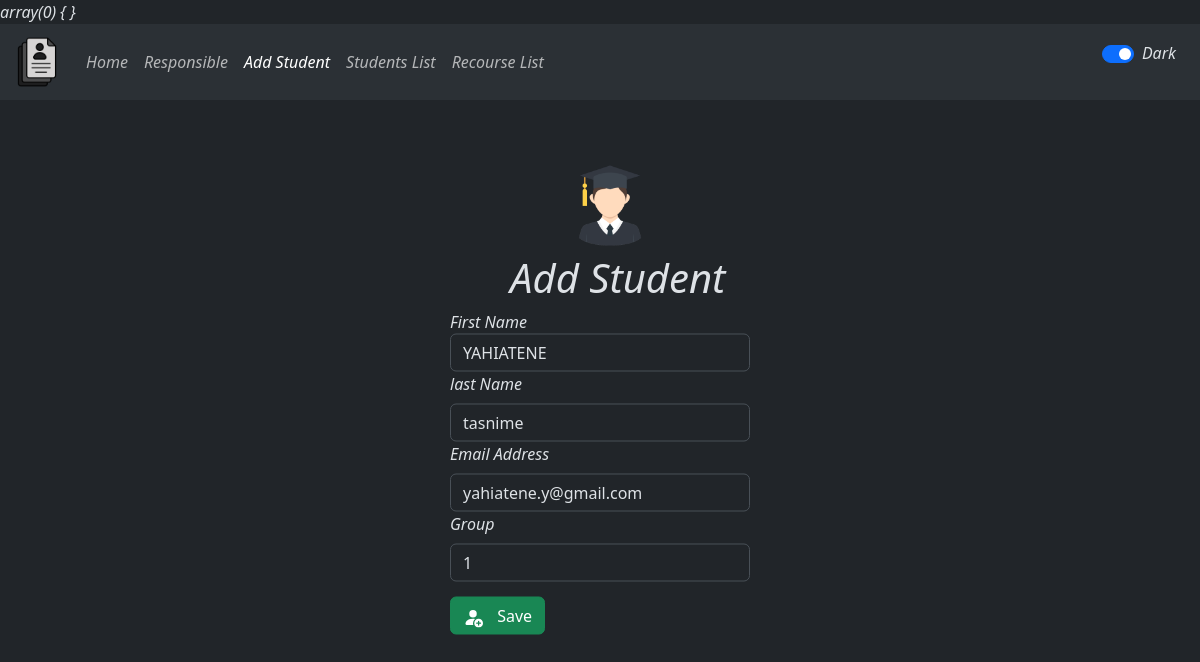
Screenshot of /updateStudent.php?updateid=2 with the database file from the repository.
### tables this page shows
CREATE TABLE IF NOT EXISTS `students` (
  `id` int(11) NOT NULL AUTO_INCREMENT,
  `nom` varchar(50) NOT NULL,
  `prenom` varchar(50) NOT NULL,
  `email` varchar(50) NOT NULL,
  `groupe` int(11) NOT NULL,
  PRIMARY KEY (`id`)
);

### class.php (called while the page is built, shortened)
<?php
    class StudentRecours{
        private $db;
function __construct(){
    $user='root';
    $pass='';
    $dsn='mysql:host=localhost;dbname=isil';
    try{
        $dbh=new PDO($dsn,$user,$pass);
        $dbh->setAttribute(PDO::ATTR_ERRMODE,PDO::ERRMODE_EXCEPTION);
    }catch(PDOException $e){
        die("ERREUR! : ".$e->getMessage());
    }
   $this->db=$dbh;
}
function getStudent($id){
    $select = 'SELECT * FROM students WHERE id=:id';
    $query = $this->db->prepare($select);
    $query->bindParam(':id', $id, PDO::PARAM_INT);
    $query->execute();
    $ligne = $query->fetch();
    return $ligne;
}
    }
?>

### updateStudent.php (the view, shortened to what this page needs)
<?php
require 'class.php';
$std=new StudentRecours();
 $id=isset($_GET['updateid'])?$_GET['updateid']:'';
 if($id){$data=$std->getStudent($id);}
 $fn=isset($data['nom'])?$data['nom']:'';
 $ln=isset($data['prenom'])?$data['prenom']:'';
 $em=isset($data['email'])?$data['email']:'';
 $gp=isset($data['groupe'])?$data['groupe']:'';
var_dump($_POST);
?>
<!DOCTYPE html>
<html lang="en">
<head>
    <link href="https://cdn.jsdelivr.net/npm/bootstrap@5.3.2/dist/css/bootstrap.min.css" rel="stylesheet">
    <link rel="stylesheet" href="sweetalert2.min.css">
</head>
<body  class="fst-italic" data-bs-theme="dark">
    <nav class="navbar navbar-expand-lg bg-body-tertiary" style="z-index:5">
    <div class="container-fluid">
    <a class="navbar-brand" href="#"><img src="img/index.png" width="50" height="50"></a>
        <div class="collapse navbar-collapse" id="navbarSupportedContent">
        <ul class="navbar-nav me-auto mb-2 mb-lg-0">
            <li class="nav-item">
            <a href="index.php" class="nav-link" aria-current="page">Home</a>
            </li>
            <li class="nav-item"><a href="responsible.php" class="nav-link">Responsible</a></li>
            <a href="AddStudent.php" class="nav-link active" aria-current="page">Add Student</a>
            <li class="nav-item"><a href="listStudents.php" class="nav-link ">Students List</a></li>
            <a href="listRecours.php" class="nav-link" aria-current="page">Recourse List</a>
        </ul>
        </div>
    </div>
    <div class="form-check form-switch mx-4">
        <input type="checkbox" class="form-check-input p-2"
        id="flexSwitchCheckChecked" checked onclick="switchModes()">
        <p>Dark</p></div>
    </nav>
    <form method="post" class="form-horizontal" action="updateStudent.php">
            <div  class="position-absolute top-50 start-50 translate-middle" style="width:50%">
                <img src="img/student.png"width="80" height="80" style="margin-left:45%" class="mb-2">
                <h1 style="margin-left:35%">Add Student</h1>
                <div class="form-group" style="margin-left:25%">
                    <label class="control-label">First Name</label>
                    <div class="col-sm-8"  >
                    <input type="text" class="form-control" placeholder="enter your first name..." name="firstname" required value="<?php echo $fn; ?>">
                    </div></div>
                <div class="form-group" style="margin-left:25%">
                    <label class="form-label">last Name</label>
                    <div class="col-sm-8">
                    <input type="text" class="form-control" placeholder="enter your last name..." name="lastname" required value="<?php echo $ln; ?>">
                </div></div>
                <div class="form-group" style="margin-left:25%">
                    <label class="form-label">Email Address</label>
                    <div class="col-sm-8">
                    <input type="email" class="form-control" placeholder="enter your Email..." name="email" required value="<?php echo $em; ?>">
                </div></div>
                <div class="form-group" style="margin-left:25%">
                    <label class="form-label">Group</label>
                    <div class="col-sm-8">
                    <input type="text" class="form-control" placeholder="enter your Group..." name="group" required value="<?php echo $gp; ?>">
                </div></div>
                <button type="submit" class="btn btn-success" name="update" style="margin-top:15px;margin-left:25%"> Save</button>
            </div>
            </form>
</body>
</html>

### rows the page displays
students: firstname "YAHIATENE", lastname "tasnime", email "yahiatene.y@gmail.com", group "1"
